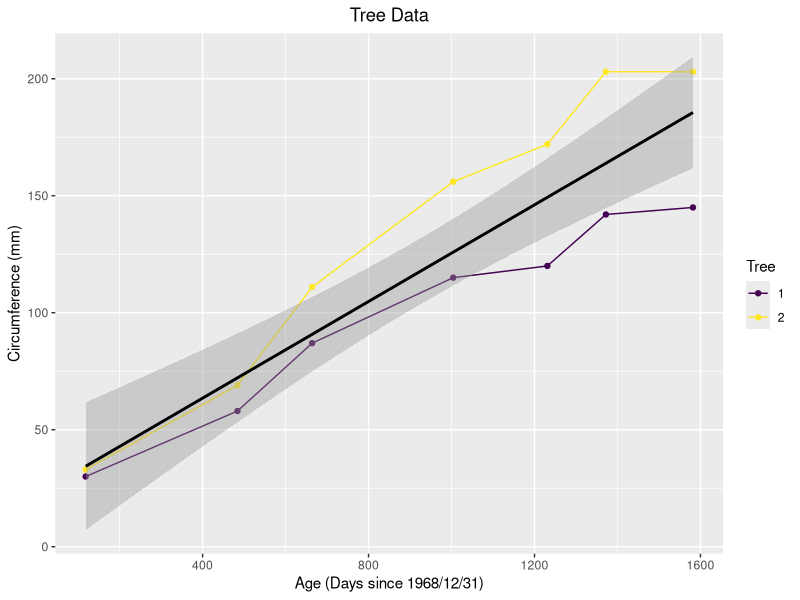

This figure's R source:
## ---- chunk 1
knitr::opts_chunk$set(echo = TRUE)
library(ggplot2)
## ---- chunk 2
dat <- Orange[Orange[, 1] %in% c("1", "2"), ]
output <- ggplot(dat, aes(x = age, y = circumference)) + 
        geom_point(aes(color = Tree)) + geom_line(aes(color = Tree)) + 
        geom_smooth(method = "lm", color = "black") + ggtitle("Tree Data") + 
        theme(plot.title = element_text(hjust = 0.5)) + 
        labs(x = "Age (Days since 1968/12/31)", y = "Circumference (mm)")
mod <- lm(data = dat, circumference ~ age)
coef1 <- mod$coefficients[1]
coef2 <- mod$coefficients[2]
## ---- chunk 3
output
print(paste("Model Slope: ", coef2, sep = ""))
print(paste("Model Intercept: ", coef1, sep = ""))
